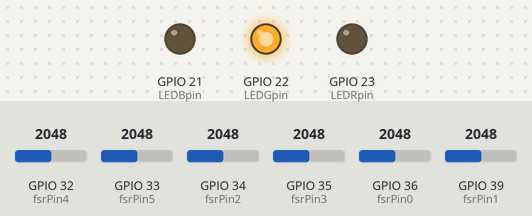
Recording of a sketch running on a simulated ESP32. Parts: output pins drawn as LEDs (lit = HIGH). Inputs (shaded band) come from the test bench; at power-on: GPIO 36 (fsrPin0) = 2048, GPIO 32 (fsrPin4) = 2048, GPIO 33 (fsrPin5) = 2048, GPIO 34 (fsrPin2) = 2048, GPIO 35 (fsrPin3) = 2048, GPIO 39 (fsrPin1) = 2048 (analog values on the 0–4095 scale). WiFi joins after 1.5 s; servers stay silent unless stated; no MQTT or app messages arrive unless stated; what the sketch prints to the serial monitor is not drawn.

Above: at 2.7 s.
2.8 s: GPIO 36 (fsrPin0) set to 1968
At 4.8 s:
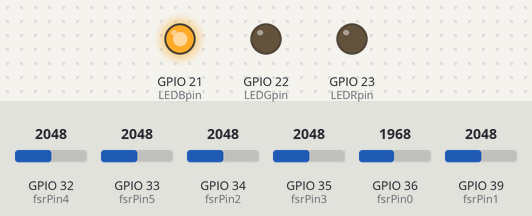
5.1 s: GPIO 36 (fsrPin0) set to 2866
At 6.8 s:
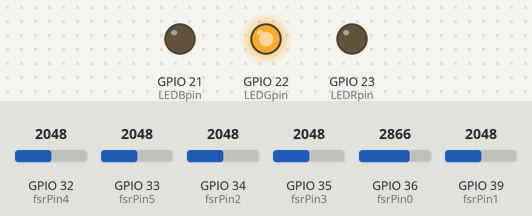
7.1 s: GPIO 36 (fsrPin0) set to 1228
At 9.0 s:
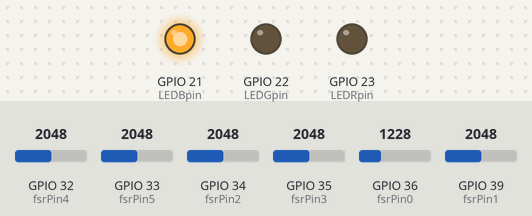
Timing chart, 0 to 10.5 s (numbered marks = the images above; inputs shaded):
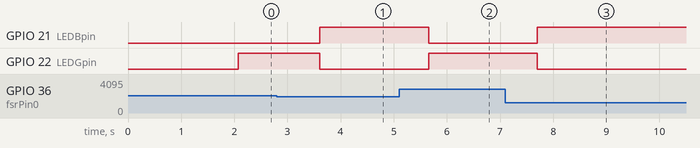

Measured:
- the behaviour switches between 2004 and 2003 on GPIO 36 (fsrPin0) (found by bisection; images 0 and 1)
- after the input at 2.8 s, GPIO 21 (LEDBpin): LOW → HIGH after 0.81 s; GPIO 22 (LEDGpin): HIGH → LOW after 0.81 s
- after the input at 5.1 s, GPIO 21 (LEDBpin): HIGH → LOW after 0.56 s; GPIO 22 (LEDGpin): LOW → HIGH after 0.56 s
- after the input at 7.1 s, GPIO 21 (LEDBpin): LOW → HIGH after 0.61 s; GPIO 22 (LEDGpin): HIGH → LOW after 0.61 s

The sketch:

vest_mqtt_esp32.ino
```cpp
#include <WiFi.h>
#include <PubSubClient.h>
#define SOFT 300
#define MDEIUM 500
#define HARD 1000
#define NUM_SENSOR 6

const char* ssid = ""; // GPIO 21 SDA
const char* password = "";   // GPIO 22 SCL
const char* mqttServer = ""; //"140.117.189.242";
const char* mqttUserName = "";
const char* mqttPwd = "";
const char* clientID = "";
char* mqtt_topic = "";

// define LED channels (total 16 channels)
#define LEDC_CHANNEL_0_R 0
#define LEDC_CHANNEL_0_G 1
#define LEDC_CHANNEL_0_B 2

#define fsrPin0 36 // GPIO 36
#define fsrPin1 39 // GPIO 39
#define fsrPin2 34
#define fsrPin3 35
#define fsrPin4 32
#define fsrPin5 33

#define LEDRpin 23 // GPIO 18: PWM
#define LEDGpin 22
#define LEDBpin 21
#define limit 200

int fsrData[NUM_SENSOR];
int force_data[NUM_SENSOR][100] = {0};
char json[50];
int cnt = 0, i = 0;
int patNo;
bool trigger;
String msgStr = "";
unsigned long prevMillis = 0;  // 暫存經過時間（毫秒）

WiFiClient espClient;
PubSubClient client(espClient);
void callback(char* topic, byte* payload, unsigned int length);
void initialize(int patNo);
void readata();
void showInfo();
void set_LED_color(int R, int G, int B);

void callback(char* topic, byte* payload, unsigned int length){
    byte* p = (byte*)malloc(length);
    memcpy(p, payload, length);
    if(client.publish(mqtt_topic, p, length))
        Serial.print("\nSend Success!");
    else Serial.print("\nSend Fail!");
    free(p);
    p = NULL;
}

void setup_led(){
    delay(10);
    pinMode(LEDRpin, OUTPUT);
    pinMode(LEDGpin, OUTPUT);
    pinMode(LEDBpin, OUTPUT);
}

void setup_wifi() {
    delay(10);
    WiFi.begin(ssid, password);
    while (WiFi.status() != WL_CONNECTED) {
        delay(500);
        Serial.print(".");
    }
    Serial.println("");
    Serial.println("WiFi connected");
}

void reconnect() {
    while (!client.connected()) {
        if (client.connect(clientID, mqttUserName, mqttPwd)) {
            Serial.println("MQTT connected");
        } else {
            Serial.print("Failed, rc=");
            Serial.print(client.state());
            Serial.println(" try again in 5 seconds");
            delay(5000);  // waiting 5 sec to retry
        }
    }
}

void setup() {
    analogReadResolution(10); // resolution: 10-bit 0~1023
    Serial.begin(115200);
    setup_led();
    setup_wifi();
    client.setServer(mqttServer, 1883);

    for(int a=0; a<NUM_SENSOR; a++)
        for(int b=0; b<100; b++)
            force_data[a][b] = 0;
}

void loop() {
    if (!client.connected()) {
      reconnect();
    }

    initialize(patNo);
    readata();
    trigger = false;
    /* pick patting position */
    for(i=0; i<NUM_SENSOR; i++){
        if(force_data[i][0] > limit){
            patNo = i;
            trigger = true;
            showInfo();
            break;
        }
    }
    int num_input_data = 0;
    for(; trigger = true && force_data[patNo][num_input_data] > limit; ){
        //Serial.print(force_data[patNo][num_input_data]);
        //Serial.print(" ");
        num_input_data++;
        if(num_input_data >= 6){
            num_input_data = 6;
            break;
        }

        switch(patNo){
            case 0:
                force_data[patNo][num_input_data] = analogRead(fsrPin0); break;
            case 1:
                force_data[patNo][num_input_data] = analogRead(fsrPin1); break;
            case 2:
                force_data[patNo][num_input_data] = analogRead(fsrPin2); break;
            case 3:
                force_data[patNo][num_input_data] = analogRead(fsrPin3); break;
            case 4:
                force_data[patNo][num_input_data] = analogRead(fsrPin4); break;
            case 5:
                force_data[patNo][num_input_data] = analogRead(fsrPin5); break;
            default:
                break;
        }
        delay(100);
    }

    if(num_input_data){
        // caculate average force
        int force_sum = 0;
        short int ct = 0, level = 0;
        for(ct = 0; ct < num_input_data && ct <= 6; ct++){
            force_sum += force_data[patNo][ct];
        }
        int avg_force = force_sum / num_input_data;
        Serial.println(avg_force);
        if(avg_force > HARD){ // too hard
            set_LED_color(HIGH,LOW,LOW); // RED
            level = 2;
        }
        else if(avg_force > MDEIUM){ // standard
            set_LED_color(LOW,HIGH,LOW); // GREEN
            level = 1;
        }
        else{ // too soft
            set_LED_color(LOW,LOW,HIGH); // BLUE
            level = 0;
        }
        // Create MQTT message (JSON format)
        msgStr = msgStr + "{\"No\":" + cnt + ", \"level\":" + level +  ", \"force\":" + avg_force + "}";
        msgStr.toCharArray(json, 50);
        unsigned int len = strlen(json);
        //callback(mqtt_topic, (byte*)json, len);
        client.publish(mqtt_topic, json);
        msgStr = ""; // clear message
    }
    delay(10);
}

void initialize(int patNo){
    for(int b=0; b<100; b++)
        force_data[patNo][b] = 0;
}

void showInfo(){
    Serial.print("\n[No.");
    Serial.print(patNo);
    Serial.print("] ");
    Serial.print(++cnt);
    Serial.print(" th Patting: ");
}

void readata(){
    force_data[0][0] = analogRead(fsrPin0); // 0~1023
    force_data[1][0] = analogRead(fsrPin1);
    force_data[2][0] = analogRead(fsrPin2);
    force_data[3][0] = analogRead(fsrPin3);
    force_data[4][0] = analogRead(fsrPin4);
    force_data[5][0] = analogRead(fsrPin5);
}

void set_LED_color(int R, int G, int B){
    digitalWrite(LEDRpin, R);
    digitalWrite(LEDGpin, G);
    digitalWrite(LEDBpin, B);
}
```
